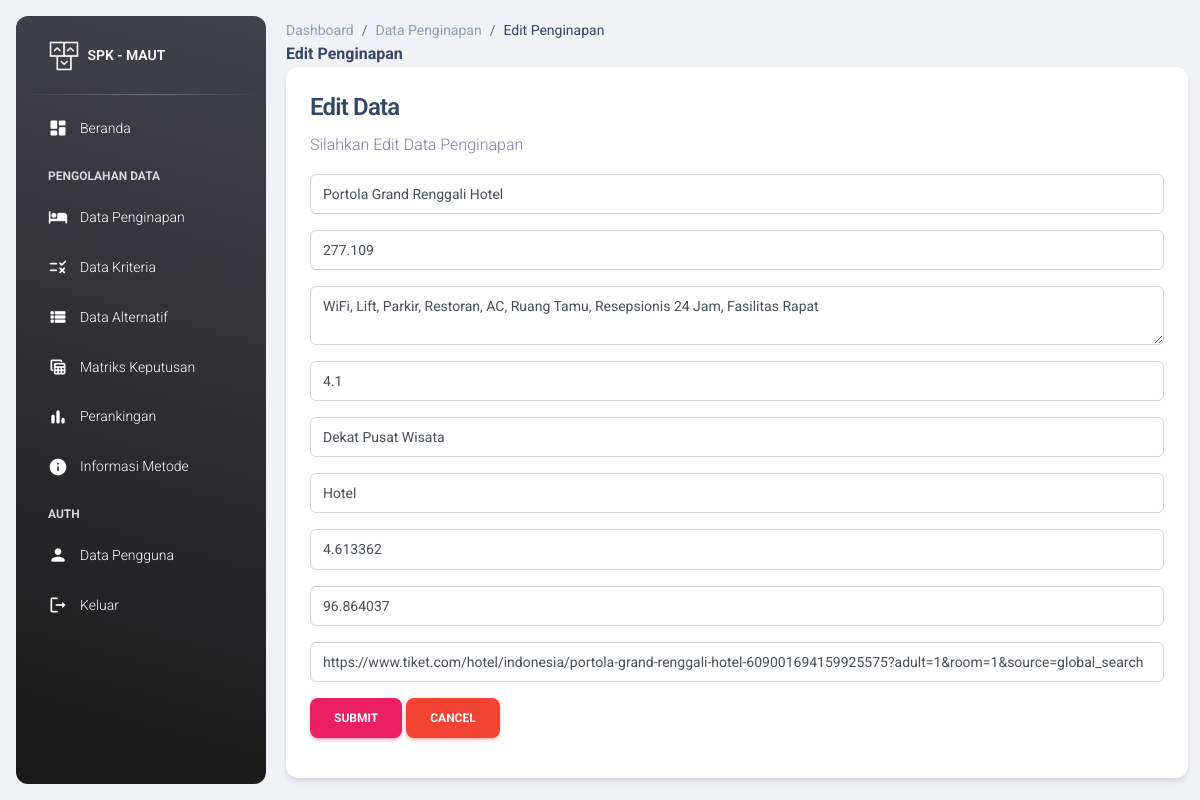
/pages/penginapan/edit.php?id=1, run on the app's committed database.
### tables this page shows
CREATE TABLE `tbl_penginapan` (
  `id` int(11) NOT NULL,
  `nama_penginapan` varchar(255) NOT NULL,
  `harga_kamar` varchar(50) NOT NULL,
  `fasilitas` text NOT NULL,
  `rating` decimal(2,1) NOT NULL,
  `jarak_lokasi` varchar(255) NOT NULL,
  `jenis_penginapan` varchar(50) NOT NULL,
  `link_penginapan` varchar(255) DEFAULT NULL,
  `latitude` float(10,6) DEFAULT NULL,
  `longitude` float(10,6) DEFAULT NULL
);

### pages/penginapan/edit.php (the view, shortened to what this page needs)
<?php include '../layout/headers.php'; ?>
<?php include '../layout/sidebars.php'; ?>
<main class="main-content position-relative max-height-vh-100 h-100 border-radius-lg ">
    <div class="container-fluid">
        <nav aria-label="breadcrumb" class="mt-3">
            <ol class="breadcrumb bg-transparent mb-0 pb-0 pt-1 px-0">
                <li class="breadcrumb-item text-sm">
                    <a class="opacity-5 text-dark" href="../dashboard/">Dashboard</a>
                </li>
                <li class="breadcrumb-item text-sm">
                    <a class="opacity-5 text-dark" href="../penginapan/">Data Penginapan</a>
                </li>
                <li class="breadcrumb-item text-sm text-dark active" aria-current="page">Edit Penginapan</li>
            </ol>
            <h6 class="font-weight-bolder mb-0">Edit Penginapan</h6>
        </nav>
        <div class="col-lg-12 grid-margin stretch-card">
            <div class="card">
                <div class="card-body">
                    <h4 class="card-title">Edit Data</h4>
                    <p class="card-description">Silahkan Edit Data Penginapan</p>
                    <form action="edit_act.php" method="POST">
                        <?php
                        include '../../config/koneksi.php';
                        $id = $_GET['id'];
                        $sql = mysqli_query($koneksi, "SELECT * FROM tbl_penginapan WHERE id = '$id'");
                        $data = mysqli_fetch_array($sql);
                        ?>
                        <div class="input-group input-group-outline my-3">
                            <input type="text" name="nama_penginapan" value="<?= $data['nama_penginapan'] ?>" class="form-control" id="nama_penginapan" placeholder="Nama Penginapan" required>
                        </div>
                        <div class="input-group input-group-outline my-3">
                            <input type="text" name="harga_kamar" value="<?= $data['harga_kamar'] ?>" class="form-control" id="harga_kamar" placeholder="Harga Kamar" required>
                        </div>
                        <div class="input-group input-group-outline my-3">
                            <textarea name="fasilitas" class="form-control" id="fasilitas" placeholder="Fasilitas" required><?= $data['fasilitas'] ?></textarea>
                        </div>
                        <div class="input-group input-group-outline my-3">
                            <input type="text" name="rating" value="<?= $data['rating'] ?>" class="form-control" id="rating" placeholder="Rating" required>
                        </div>
                        <div class="input-group input-group-outline my-3">
                            <input type="text" name="jarak_lokasi" value="<?= $data['jarak_lokasi'] ?>" class="form-control" id="jarak_lokasi" placeholder="Jarak Lokasi" required>
                        </div>
                        <div class="input-group input-group-outline my-3">
                            <input type="text" name="jenis_penginapan" value="<?= $data['jenis_penginapan'] ?>" class="form-control" id="jenis_penginapan" placeholder="Jenis Penginapan" required>
                        </div>
                        <div class="input-group input-group-outline my-3">
                            <input type="text" name="latitude" value="<?= $data['latitude'] ?>" class="form-control" id="latitude" placeholder="Latitude" required>
                        </div>
                        <div class="input-group input-group-outline my-3">
                            <input type="text" name="longitude" value="<?= $data['longitude'] ?>" class="form-control" id="longitude" placeholder="Longitude" required>
                        </div>
                        <div class="input-group input-group-outline my-3">
                            <input type="text" name="link_penginapan" value="<?= $data['link_penginapan'] ?>" class="form-control" id="link_penginapan" placeholder="Link Penginapan" required>
                        </div>
                        <button type="submit" class="btn btn-primary">Submit</button>
                        <a href="index.php" class="btn btn-danger">Cancel</a>
                    </form>
                </div>
            </div>
        </div>
    </div>
</main>
<?php include '../layout/footers.php'; ?>

### data on the page
tbl_penginapan: nama_penginapan "Portola Grand Renggali Hotel", harga_kamar "277.109", fasilitas "WiFi, Lift, Parkir, Restoran, AC, Ruang Tamu, Resepsionis 24 Jam, Fasilitas Rapat", rating "4.1", jarak_lokasi "Dekat Pusat Wisata", jenis_penginapan "Hotel", latitude "4.613362", longitude "96.864037", link_penginapan "https://www.tiket.com/hotel/indonesia/portola-grand-renggali-hotel-609001694159925575?adult=1&room=1&source=global_search"
